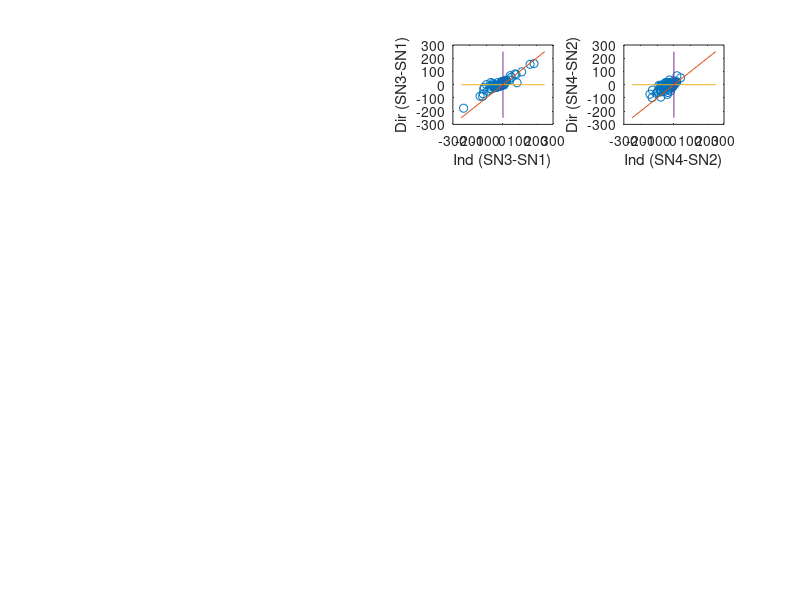

This figure's MATLAB source:
clear
clc

load param_ThrePert_SA0SB0_25pc_OR.mat
load param_SameSA0SB0_OR.mat

param_unp = param_OR(:,nrr);
%param_thre = param_ThrePert_OR(:,nrr);


unp=tri_types(nrr,:);
ind=tri_type_SA0ltSB0;
dir=tri_type_SB0ltSA0;

[unp_sorted,idx] = sort(unp);
dir_sorted = dir(idx);
ind_sorted = ind(idx);

SN_DirSorted = SNB_SB0ltSA0(idx,:);
SN_IndSorted = SNB_SA0ltSB0(idx,:);

SNB_Unp = SNB(nrr,:);
SNB_Dir = SNB_SB0ltSA0;
SNB_Ind = SNB_SA0ltSB0;

% Type 4 (1U1D): SN1>SN3>SN2>SN4
% Type 2 (1U2D): SN1>SN3>SN4>SN2
% Type 3 (2U1D): SN3>SN1>SN2>SN4
% Type 1 (2U2D): SN3>SN1>SN4>SN2

nr = length(nrr);

for ik = 1:nr

    if SNB_Unp(ik,1)>SNB_Unp(ik,3) && SNB_Unp(ik,3)>SNB_Unp(ik,2) && SNB_Unp(ik,2)>SNB_Unp(ik,4)
        triType_Unp(ik,1) = 4;
    elseif SNB_Unp(ik,1)>SNB_Unp(ik,3) && SNB_Unp(ik,3)>SNB_Unp(ik,4) && SNB_Unp(ik,4)>SNB_Unp(ik,2)
        triType_Unp(ik,1) = 2;
    elseif SNB_Unp(ik,3)>SNB_Unp(ik,1) && SNB_Unp(ik,1)>SNB_Unp(ik,2) && SNB_Unp(ik,2)>SNB_Unp(ik,4)
        triType_Unp(ik,1) = 3;
    elseif SNB_Unp(ik,3)>SNB_Unp(ik,1) && SNB_Unp(ik,1)>SNB_Unp(ik,4) && SNB_Unp(ik,4)>SNB_Unp(ik,2)
        triType_Unp(ik,1) = 1;
    end

    if SNB_Dir(ik,1)>SNB_Dir(ik,3) && SNB_Dir(ik,3)>SNB_Dir(ik,2) && SNB_Dir(ik,2)>SNB_Dir(ik,4)
        triType_Dir(ik,1) = 4;
    elseif SNB_Dir(ik,1)>SNB_Dir(ik,3) && SNB_Dir(ik,3)>SNB_Dir(ik,4) && SNB_Dir(ik,4)>SNB_Dir(ik,2)
        triType_Dir(ik,1) = 2;
    elseif SNB_Dir(ik,3)>SNB_Dir(ik,1) && SNB_Dir(ik,1)>SNB_Dir(ik,2) && SNB_Dir(ik,2)>SNB_Dir(ik,4)
        triType_Dir(ik,1) = 3;
    elseif SNB_Dir(ik,3)>SNB_Dir(ik,1) && SNB_Dir(ik,1)>SNB_Dir(ik,4) && SNB_Dir(ik,4)>SNB_Dir(ik,2)
        triType_Dir(ik,1) = 1;
    end

    if SNB_Ind(ik,1)>SNB_Ind(ik,3) && SNB_Ind(ik,3)>SNB_Ind(ik,2) && SNB_Ind(ik,2)>SNB_Ind(ik,4)
        triType_Ind(ik,1) = 4;
    elseif SNB_Ind(ik,1)>SNB_Ind(ik,3) && SNB_Ind(ik,3)>SNB_Ind(ik,4) && SNB_Ind(ik,4)>SNB_Ind(ik,2)
        triType_Ind(ik,1) = 2;
    elseif SNB_Ind(ik,3)>SNB_Ind(ik,1) && SNB_Ind(ik,1)>SNB_Ind(ik,2) && SNB_Ind(ik,2)>SNB_Ind(ik,4)
        triType_Ind(ik,1) = 3;
    elseif SNB_Ind(ik,3)>SNB_Ind(ik,1) && SNB_Ind(ik,1)>SNB_Ind(ik,4) && SNB_Ind(ik,4)>SNB_Ind(ik,2)
        triType_Ind(ik,1) = 1;
    end


end

diff_ind_SN31 = SNB_Ind(:,3)-SNB_Ind(:,1);
diff_ind_SN42 = SNB_Ind(:,4)-SNB_Ind(:,2);
diff_ind = diff_ind_SN31+diff_ind_SN42;

diff_dir_SN31 = SNB_Dir(:,3)-SNB_Dir(:,1);
diff_dir_SN42 = SNB_Dir(:,4)-SNB_Dir(:,2);
diff_dir = diff_dir_SN31+diff_dir_SN42;




subplot(4,4,3)
plot(diff_ind_SN31,diff_dir_SN31,'o')
hold on
plot([-250,250],[-250,250])
plot([-250,250],[0,0])
plot([0,0],[-250,250])
xlabel('Ind (SN3-SN1)')
ylabel('Dir (SN3-SN1)')

percent_ind_EMT = (length(find(diff_ind_SN31>diff_dir_SN31))/length(diff_ind_SN31))*100
percent_ind_MET = (length(find(diff_ind_SN42>diff_dir_SN42))/length(diff_ind_SN42))*100

subplot(4,4,4)
plot(diff_ind_SN42,diff_dir_SN42,'o')
hold on
plot([-250,250],[-250,250])
plot([-250,250],[0,0])
plot([0,0],[-250,250])
xlabel('Ind (SN4-SN2)')
ylabel('Dir (SN4-SN2)')



% Convert data into a matrix
data = [unp_sorted';dir_sorted';ind_sorted'];


